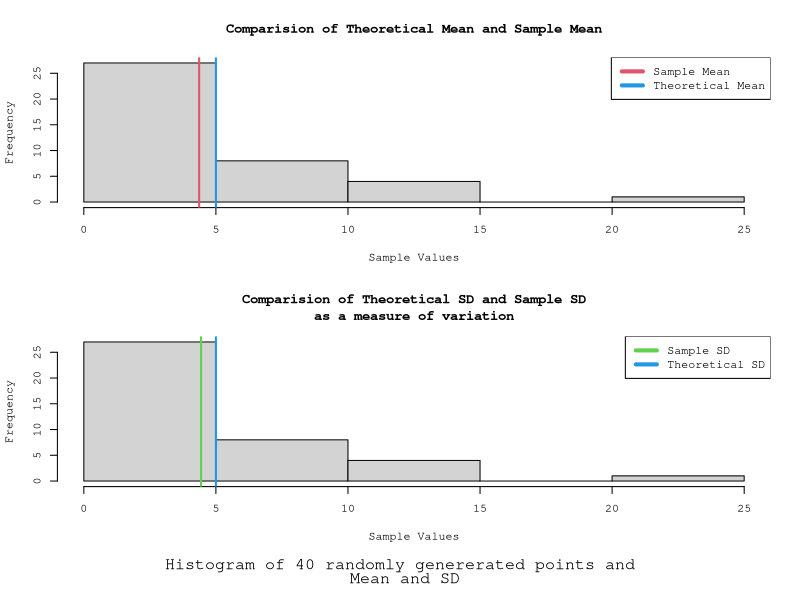
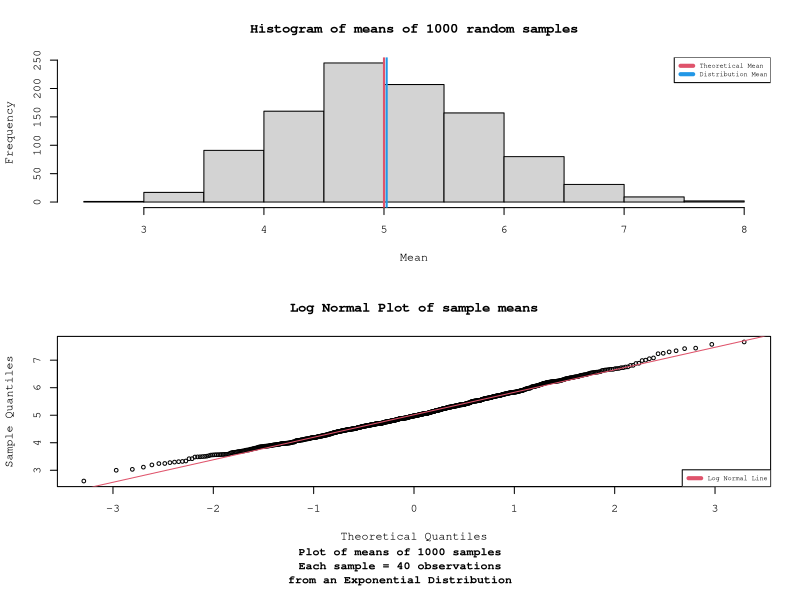

Generate these figures, in order, with R:
## ---- chunk 1
knitr::opts_chunk$set(echo = TRUE)
## ---- chunk 2
mexp<-rexp(40,0.2)
## ---- chunk 3
print(mean(mexp))
print("Difference between sample mean and theoretical mean is:")
print(mean(mexp)-5)
## ---- chunk 4
print(sd(mexp))
print("Difference between theoretical SD and sample SD is:")
print(sd(mexp)-(5))
## ---- chunk 5
par(mfrow=c(2,1),oma=c(3,0,0,0),family="mono",font=1,cex=0.7)
hist(mexp, main="Comparision of Theoretical Mean and Sample Mean",
     xlab="Sample Values")
abline(v=mean(mexp),col=2,lwd=2)
abline(v=5,col=4,lwd=2)
legend("topright", c("Sample Mean","Theoretical Mean"), col=c(2,4), lwd=4)
hist(mexp, main=paste0("Comparision of Theoretical SD and Sample SD\n",
                       "as a measure of variation"),
     xlab="Sample Values")
abline(v=sd(mexp),col=3,lwd=2)
abline(v=5,col=4,lwd=2)
legend("topright", c("Sample SD", 
                     "Theoretical SD"), col=c(3,4), lwd=4)
mtext(text="Histogram of 40 randomly genererated points and",side=1,line=0,
      outer=TRUE)
mtext(text=" Mean and SD",side=1,line=1,outer=TRUE)
## ---- chunk 6
mns=NULL
vars=NULL
for (i in 1 : 1000){
  x<-rexp(40,0.2)
  mns=c(mns,mean(x))
  vars=c(vars,var(x))
}
## ---- chunk 7
meanmns<-mean(mns)
varmns<-var(mns)
tvarmns<-(25/40)
print(paste("Distribution Mean is:",meanmns))
print(paste("Distribution Variance is:",varmns))
print(paste("Theoretical Variances:",tvarmns))
print(paste("Difference in Variances:",abs(tvarmns-varmns)))
## ---- chunk 8
par(cex=0.7)
hist(mns, main="Histogram of means of 1000 random samples",
     xlab="Mean",cex=0.6)
abline(v=5,col=2,lwd=2)
abline(v=meanmns,col=4,lwd=2)
legend("topright", c("Theoretical Mean","Distribution Mean"), 
                     col=c(2,4), lwd=4, cex=0.6)
## ---- chunk 9
par(cex=0.7)
qqnorm(mns, main="Log Normal Plot of sample means",cex=0.7)
qqline(mns,col=2)
legend("bottomright", "Log Normal Line",col=2,lwd=4,cex=0.6)
mtext(text=paste0("Plot of means of 1000 samples\n",
                       "Each sample = 40 observations\n",
                    "from an Exponential Distribution"),
      side=1,line=1,outer=TRUE,cex=0.7,font=2)
